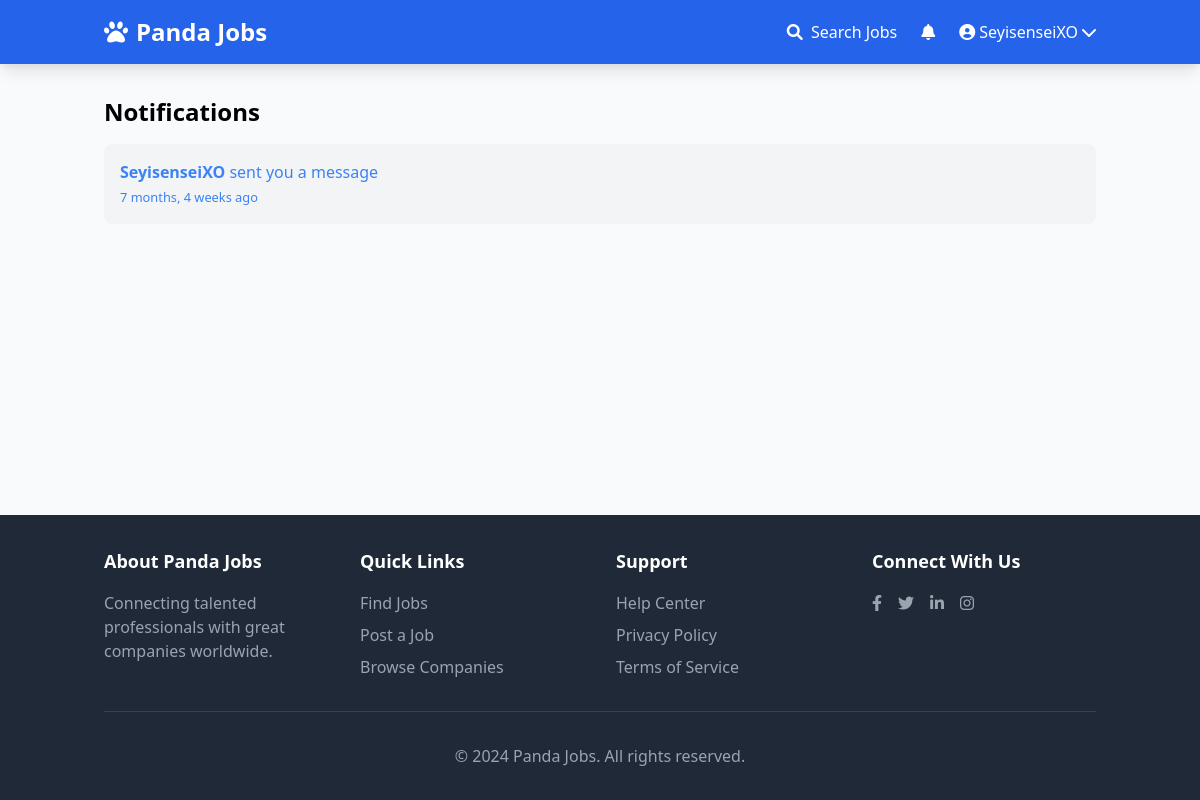
/notifications/ (signed in), run on the app's committed database.
### apps/notifications/models.py (models this page shows)
class Notification(models.Model):
    MESSAGE = 'message'
    APPLICATION = 'application'
    CHOICES = (
        (MESSAGE, 'Message'),
        (APPLICATION, 'Application'),
    )
    to_user = models.ForeignKey(User, related_name='notifications', on_delete=models.CASCADE)
    notification_type = models.CharField(max_length=20, choices=CHOICES)
    is_read = models.BooleanField(default=False)
    extra_id = models.IntegerField(null=True, blank=True)
    created_at = models.DateTimeField(auto_now_add=True)
    created_by = models.ForeignKey(User, related_name='creatednotifications', on_delete=models.CASCADE)
    class Meta:
        ordering = ['-created_at']

### apps/notifications/views.py (the view, shortened to what this page needs)
# urls.py: path('', notifications, name='notifications'),
@login_required
def notifications(request):
    goto = request.GET.get('goto', '')
    notification_id = request.GET.get('notification', 0)
    extra_id = request.GET.get('extra_id', 0)
    return render(request, 'notifications.html')

### apps/notifications/context_processors.py (called while the page is built)
def notification(request):
    if request.user.is_authenticated:
        return {'notifications': request.user.notifications.filter(is_read=False)}
    else:
        return {'notifications': []}

### apps/notifications/templates/notifications.html (shortened to what this page needs)
{% extends 'base.html' %}
{% block content %}
    <div class="container mx-auto">
        <h1 class="text-2xl font-bold mb-4">Notifications</h1>
        {% for notification in notifications %}
            <div class="bg-gray-100 p-4 mb-4 rounded-lg">
                <p>
                    {% if notification.notification_type == 'message' %}
                        <a href="{% url 'notifications' %}?goto=view_application&notification={{ notification.id }}&extra_id={{ notification.extra_id }}" class="text-blue-500">
                            <strong>{{ notification.created_by.username }}</strong> sent you a message<br>
                            <small>{{ notification.created_at | timesince }} ago</small>
                        </a>
                    {% elif notification.notification_type == 'application' %}
                        <a href="{% url 'notifications' %}?goto=view_application&notification={{ notification.id }}&extra_id={{ notification.extra_id }}" class="text-blue-500">
                            <strong>{{ notification.created_by.username }}</strong> applied to your job<br>
                            <small>{{ notification.created_at | timesince }} ago</small>
                        </a>
                    {% endif %}
                </p>
            </div>
        {% endfor %}
    </div>
{% endblock %}

### apps/core/templates/base.html (shortened to what this page needs)
{% load static %}
<!DOCTYPE html>
<html lang="en">
<head>
    <link href="https://cdn.jsdelivr.net/npm/tailwindcss@2.2.19/dist/tailwind.min.css" rel="stylesheet">
    <link rel="stylesheet" href="https://cdnjs.cloudflare.com/ajax/libs/font-awesome/6.0.0/css/all.min.css">
</head>
<body class="flex flex-col min-h-screen bg-gray-50">
    <nav class="bg-blue-600 py-4 shadow-lg">
        <div class="container mx-auto px-4 flex justify-between items-center">
            <a href="/" class="text-white text-2xl font-bold flex items-center">
                <i class="fas fa-paw mr-2"></i>
                Panda Jobs
            </a>
            <div class="flex items-center space-x-6">
                <a href="{% url 'job_list' %}" class="text-white hover:text-blue-200 transition">
                    <i class="fas fa-search mr-1"></i> Search Jobs
                </a>
                {% if user.is_authenticated %}
                    <div class="relative">
                        <a href="{% url 'notifications' %}" class="text-white hover:text-blue-200 transition">
                            <i class="fas fa-bell"></i>
                        </a>
                    </div>
                    <div class="relative" id="userMenu">
                        <button class="text-white hover:text-blue-200 transition flex items-center" id="userMenuButton">
                            <i class="fas fa-user-circle mr-1"></i>
                            {{ user.username }}
                            <i class="fas fa-chevron-down ml-1"></i>
                        </button>
                    </div>
                {% endif %}
            </div>
        </div>
    </nav>
    <main class="flex-grow container mx-auto py-8 px-4">
        {% block content %}
        {% endblock %}
    </main>
    <footer class="bg-gray-800 text-white py-8 mt-12">
        <div class="container mx-auto px-4">
            <div class="grid grid-cols-1 md:grid-cols-4 gap-8">
                <div>
                    <h3 class="text-lg font-semibold mb-4">About Panda Jobs</h3>
                    <p class="text-gray-400">Connecting talented professionals with great companies worldwide.</p>
                </div>
                <div>
                    <h3 class="text-lg font-semibold mb-4">Quick Links</h3>
                    <ul class="space-y-2">
                        <li><a href="{% url 'job_list' %}" class="text-gray-400 hover:text-white">Find Jobs</a></li>
                        <li><a href="#" class="text-gray-400 hover:text-white">Post a Job</a></li>
                        <li><a href="#" class="text-gray-400 hover:text-white">Browse Companies</a></li>
                    </ul>
                </div>
                <div>
                    <h3 class="text-lg font-semibold mb-4">Support</h3>
                    <ul class="space-y-2">
                        <li><a href="#" class="text-gray-400 hover:text-white">Help Center</a></li>
                        <li><a href="#" class="text-gray-400 hover:text-white">Privacy Policy</a></li>
                        <li><a href="#" class="text-gray-400 hover:text-white">Terms of Service</a></li>
                    </ul>
                </div>
                <div>
                    <h3 class="text-lg font-semibold mb-4">Connect With Us</h3>
                    <div class="flex space-x-4">
                        <a href="#" class="text-gray-400 hover:text-white"><i class="fab fa-facebook-f"></i></a>
                        <a href="#" class="text-gray-400 hover:text-white"><i class="fab fa-twitter"></i></a>
                        <a href="#" class="text-gray-400 hover:text-white"><i class="fab fa-linkedin-in"></i></a>
                        <a href="#" class="text-gray-400 hover:text-white"><i class="fab fa-instagram"></i></a>
                    </div>
                </div>
            </div>
            <div class="border-t border-gray-700 mt-8 pt-8 text-center text-gray-400">
                <p>&copy; {% now "Y" %} Panda Jobs. All rights reserved.</p>
            </div>
        </div>
    </footer>
</body>
</html>

### data on the page
Notification: created_by.username "SeyisenseiXO", created_at "7 months, 4 weeks"

### other printed values
{{ user.username }} "SeyisenseiXO"
